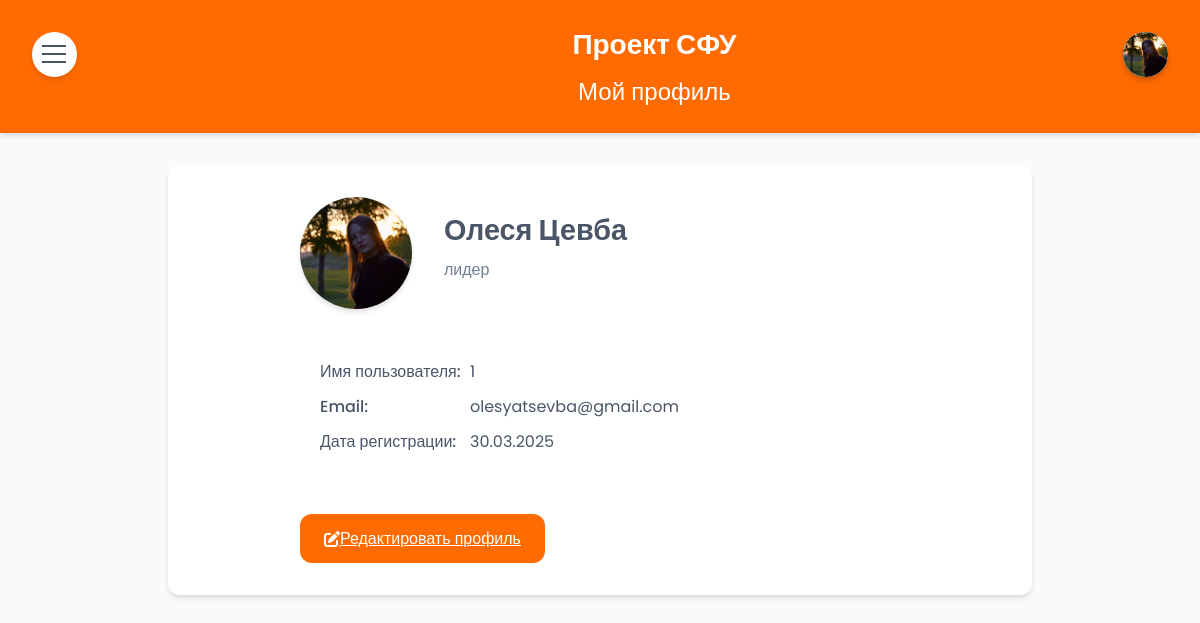
Before: /profile/ (signed in) with the older database file.
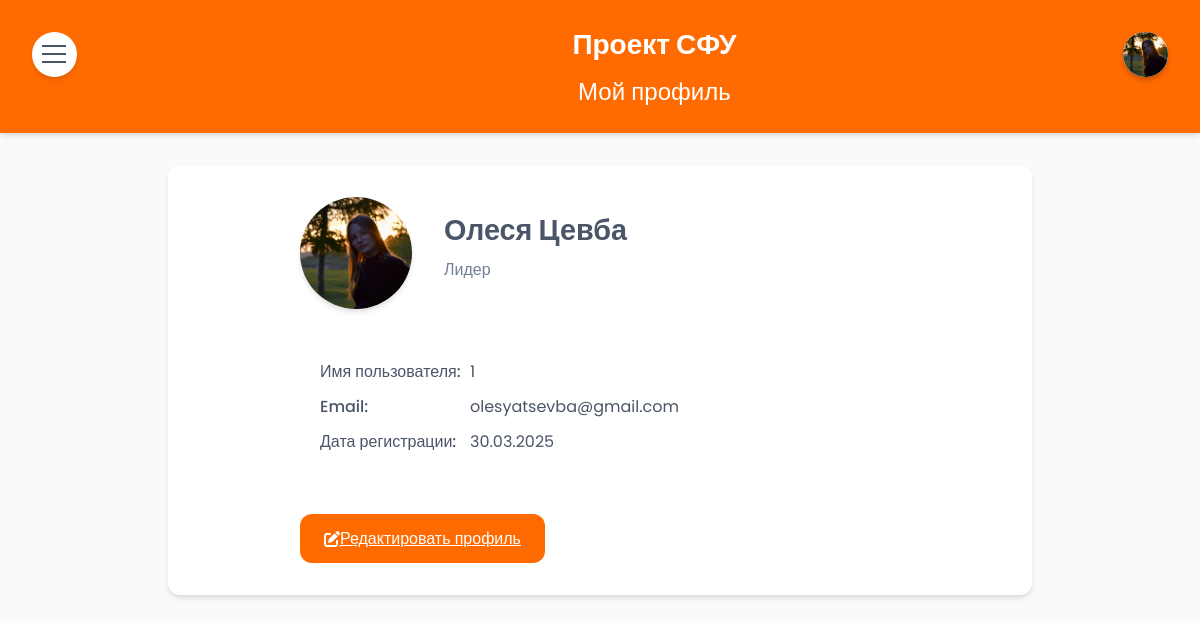
After: the same page with the newer database file.
### myapp/models.py (models this page shows, shortened)
class CustomUser(AbstractUser):
    profile_picture = models.ImageField(upload_to='profile_pics/', blank=True, null=True)
    bio = models.TextField(blank=True, null=True)
    first_name = models.CharField(max_length=30, blank=True)
    last_name = models.CharField(max_length=30, blank=True)
    groups = models.ManyToManyField(
        Group,
        verbose_name=_('groups'),
        blank=True,
        help_text=_(
            'The groups this user belongs to. A user will get all permissions '
            'granted to each of their groups.'
        ),
        related_name="customuser_set",
    )
    user_permissions = models.ManyToManyField(
        Permission,
        verbose_name=_('user permissions'),
        blank=True,
        help_text=_('Specific permissions for this user.'),
        related_name="customuser_set",
    )
    class Meta:
        verbose_name = "Пользователь"
        verbose_name_plural = "Пользователи"

### myapp/views.py (the view)
# urls.py: path('profile/', views.profile_view, name='profile'),
@login_required
def profile_view(request):
    return render(request, 'habits/profile.html', {'user': request.user})

### templates/habits/profile.html (shortened to what this page needs)
{% extends 'habits/base.html' %}
{% block header %}Мой профиль{% endblock %}
{% block content %}
{% load static %}
    <link rel="stylesheet" type="text/css" href="{% static 'css/profile.css' %}">
<div class="profile-container">
    <div class="profile-header">
        <div class="profile-picture">
            {% if user.profile_picture %}
                <img src="{{ user.profile_picture.url }}" alt="Profile Picture" class="profile-img">
            {% else %}
                <div class="default-profile-img">
                    <i class="fas fa-user"></i>
                </div>
            {% endif %}
        </div>
        <div class="profile-info">
            <h2>{{ user.get_full_name|default:user.username }}</h2>
            {% if user.bio %}
                <p class="bio">{{ user.bio }}</p>
            {% else %}
                <p class="bio text-muted">Пока нет информации о себе</p>
            {% endif %}
        </div>
    </div>
    <div class="profile-details">
        <div class="detail-item">
            <span class="detail-label">Имя пользователя:</span>
            <span class="detail-value">{{ user.username }}</span>
        </div>
        <div class="detail-item">
            <span class="detail-label">Email:</span>
            <span class="detail-value">{{ user.email }}</span>
        </div>
        <div class="detail-item">
            <span class="detail-label">Дата регистрации:</span>
            <span class="detail-value">{{ user.date_joined|date:"d.m.Y" }}</span>
        </div>
    </div>
    <a href="{% url 'edit_profile' %}" class="btn btn-primary">
        <i class="fas fa-edit"></i> Редактировать профиль
    </a>
</div>
<div class="user-icon">
        <a href="{% url 'profile' %}">
            {% if request.user.profile_picture %}
                <img src="{{ request.user.profile_picture.url }}" alt="Profile">
            {% else %}
                <i data-feather="user"></i>
            {% endif %}
        </a>
    </div>
{% endblock %}

### templates/habits/base.html (shortened to what this page needs)
<!DOCTYPE html>
<html lang="ru">
<head>
    <link rel="stylesheet" href="https://cdnjs.cloudflare.com/ajax/libs/font-awesome/6.0.0-beta3/css/all.min.css">
</head>
<body>
    <div class="user-icon">
        <a href="{% url 'profile' %}">
        </a>
    </div>
    <nav class="navbar">
    </nav>
    <div class="header">
        <div class="header-content">
            <div class="logo">Проект СФУ</div>
            <h1>{% block header %}Мои привычки{% endblock %}</h1>
        </div>
    </div>
    <div class="container">
        {% block content %}{% endblock %}
    </div>
</body>
</html>

### static/css/profile.css (style rules this page uses)
.profile-container { max-width: 600px; margin: 0 auto; }
.profile-header { display: flex; align-items: center; margin-bottom: 30px; }
.profile-picture { width: calc(var(--linkHeight) * 2); height: calc(var(--linkHeight) * 2); border-radius: 50%; overflow: hidden; margin-right: 2rem; background-color: var(--bg-nav); display: flex; align-items: center; justify-content: center; box-shadow: var(--shadow); }
.profile-img { width: 100%; height: 100%; object-fit: cover; }
.user-icon { position: absolute; top: calc(var(--spacer) * 2); right: calc(var(--spacer) * 2); width: calc(var(--linkHeight) * 0.8); height: calc(var(--linkHeight) * 0.8); border-radius: 50%; overflow: hidden; display: flex; align-items: center; justify-content: center; background-color: var(--bg-nav); box-shadow: var(--shadow); z-index: 1001; transition: var(--transition); }
.user-icon a { display: flex; width: 100%; height: 100%; align-items: center; justify-content: center; }
.user-icon img { width: 100%; height: 100%; object-fit: cover; }
.profile-info h2 { margin: 0; font-size: 1.8rem; }
.bio { color: var(--text-light); margin-top: 5px; }
.profile-details { background-color: var(--bg-secondary); padding: 20px; border-radius: var(--borderRadius); margin-bottom: 30px; }
.detail-item { margin-bottom: 10px; display: flex; }
.detail-label { font-weight: 500; min-width: 150px; }

### templates/habits/base.html (style rules this page uses)
:root { --borderRadius: 12px; --spacer: 1rem; --primary: #406ff3; --text: #4a5568; --text-light: #718096; --bg: #f8fafc; --bg-secondary: #ffffff; --bg-nav: #ffffff; --shadow: 0 4px 6px -1px rgba(0, 0, 0, 0.1), 0 2px 4px -1px rgba(0, 0, 0, 0.06); --shadow-md: 0 4px 6px -1px rgba(0, 0, 0, 0.1), 0 2px 4px -1px rgba(0, 0, 0, 0.06); --linkHeight: calc(var(--spacer) * 3.5); --timing: 250ms; --transition: all var(--timing) ease; --accent: #ff6b00; --accent-hover: #e05d00; }
body { font-family: 'Poppins', sans-serif; background-color: var(--bg); color: var(--text); margin: 0; padding: 0; transition: var(--transition); }
.user-icon { position: absolute; top: calc(var(--spacer) * 2); right: calc(var(--spacer) * 2); width: calc(var(--linkHeight) * 0.8); height: calc(var(--linkHeight) * 0.8); background: var(--bg-nav); border-radius: 50%; display: flex; align-items: center; justify-content: center; box-shadow: var(--shadow); z-index: 1001; transition: var(--transition); }
.navbar { position: absolute; top: calc(var(--spacer) * 2); left: calc(var(--spacer) * 2); background: var(--bg-nav); border-radius: 50%; box-shadow: var(--shadow); width: calc(var(--linkHeight) * 0.8); height: calc(var(--linkHeight) * 0.8); padding: 0; display: flex; flex-direction: column; align-items: center; justify-content: center; z-index: 1000; transition: all 300ms ease; overflow: hidden; }
.navbar::before { content: ''; position: absolute; width: 24px; height: 2px; background: var(--text); transition: all 300ms ease; box-shadow: 0 8px 0 var(--text), 0 -8px 0 var(--text); }
.header { background-color: var(--accent); color: white; padding: 1.5rem; text-align: center; box-shadow: var(--shadow); transition: var(--transition); }
.header-content { max-width: 1200px; margin: 0 auto; padding-left: calc(var(--linkHeight) * 0.8 + var(--spacer) * 4); }
.logo { font-size: 1.75rem; font-weight: 700; margin-bottom: 0.5rem; }
.header h1 { margin: 0; font-size: 1.5rem; font-weight: 500; }
.container { max-width: 800px; margin: 2rem auto; padding: 2rem; background-color: var(--bg-secondary); border-radius: var(--borderRadius); box-shadow: var(--shadow); transition: var(--transition); }
.btn { display: inline-flex; align-items: center; justify-content: center; padding: 0.75rem 1.5rem; border: none; border-radius: var(--borderRadius); font-family: 'Poppins', sans-serif; font-size: 1rem; font-weight: 500; cursor: pointer; transition: var(--transition); }
.btn-primary { background-color: var(--accent); color: white; }

Changed rows visible on the page:
changed CustomUser "Олеся Цевба": bio "лидер" → "Лидер"
